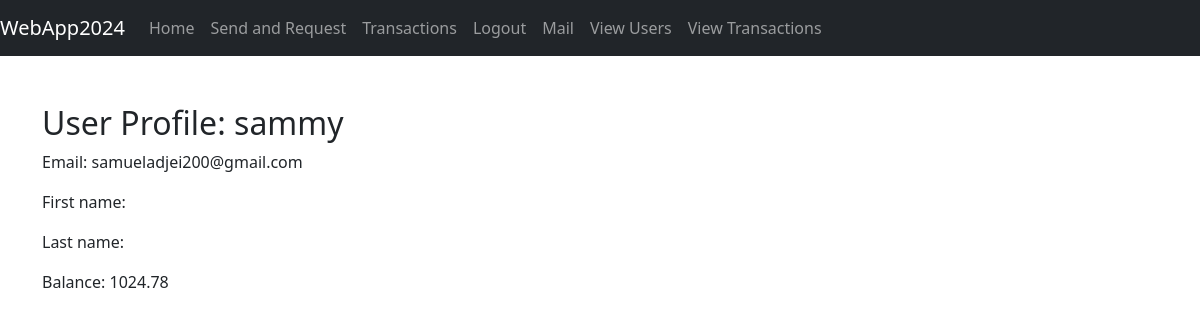
The app's page /adminapp/users/3/ (signed in), older data.
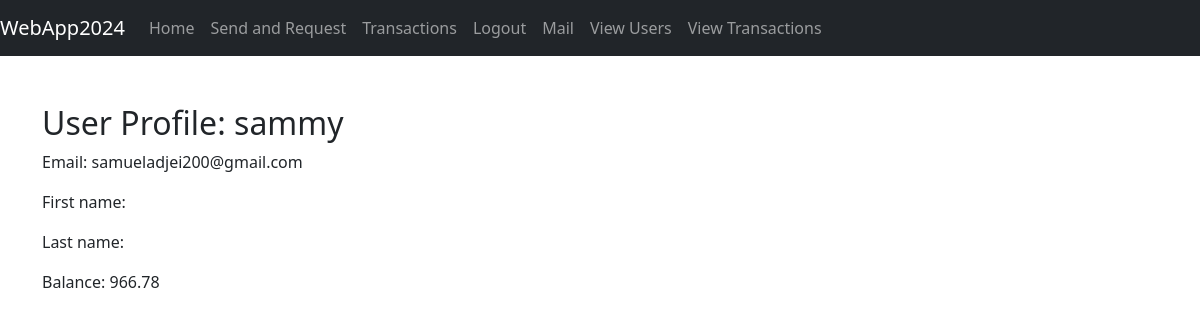
The same page, newer data.
### register/models.py (models this page shows, shortened)
class User(AbstractUser):
    CURRENCY_CHOICES = [
        ('GBP', 'British Pound'),
        ('USD', 'US Dollar'),
        ('EUR', 'Euro'),
    ]
    initial_balance = models.DecimalField(max_digits=10, decimal_places=2, default=1000)
    currency = models.CharField(
        max_length=3,
        choices=CURRENCY_CHOICES,
        default='GBP',
        help_text=_('Select your preferred currency.'),
    )

### payapp/models.py (models this page shows, shortened)
class Account(models.Model):
    user = models.OneToOneField(settings.AUTH_USER_MODEL, on_delete=models.CASCADE, related_name='account')
    balance = models.DecimalField(max_digits=10, decimal_places=2, default=1000.00)
    currency = models.CharField(max_length=3, choices=CURRENCY_CHOICES, default='GBP', help_text=_('Select your preferred currency.'))

### adminapp/views.py (the view, shortened to what this page needs)
# urls.py: path('users/<int:user_id>/', views.user_profile, name='user_profile'),
@login_required
def user_profile(request, user_id):
    user = get_object_or_404(User, pk=user_id)
    if 'make_admin' in request.POST:
        user.is_staff = True
        user.save()
        messages.success(request, f"{user.username} has been made an admin.")
        user.refresh_from_db()
        return redirect('adminapp:user_profile', user_id=user_id)
    return render(request, 'adminapp/user_profile.html', {'profile_user': user})

### templates/adminapp/user_profile.html (shortened to what this page needs)
{% extends 'base.html' %}
{% block content %}
    <h2>User Profile: {{ profile_user.username }}</h2>
    <p>Email: {{ profile_user.email }}</p>
    <p>First name: {{ profile_user.first_name }}</p>
    <p>Last name: {{ profile_user.last_name }}</p>
    <p>Balance: {{ profile_user.account.balance }}</p>
{% endblock %}

Row changes from the older to the newer data that the page shows:
changed User "sammy": account.balance "1024.78" → "966.78"
